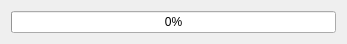
<?xml version="1.0" encoding="UTF-8"?>
<ui version="4.0">
 <class>LoadingProcess</class>
 <widget class="QDialog" name="LoadingProcess">
  <property name="windowModality">
   <enum>Qt::WindowModal</enum>
  </property>
  <property name="geometry">
   <rect>
    <x>0</x>
    <y>0</y>
    <width>347</width>
    <height>39</height>
   </rect>
  </property>
  <property name="windowTitle">
   <string>Loading...</string>
  </property>
  <layout class="QHBoxLayout" name="horizontalLayout">
   <item>
    <widget class="QProgressBar" name="progressBar">
     <property name="value">
      <number>0</number>
     </property>
    </widget>
   </item>
  </layout>
 </widget>
 <resources/>
 <connections/>
</ui>
